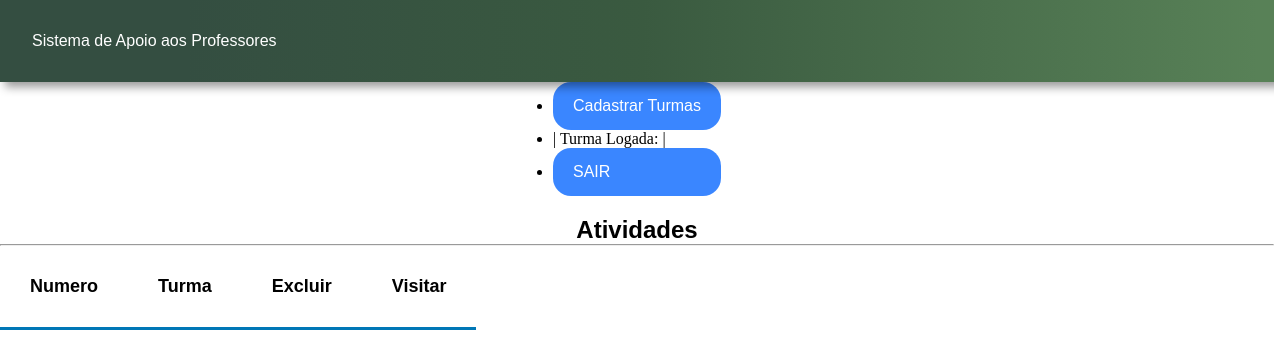
Page /ver_atividades/4 on the earlier database version.
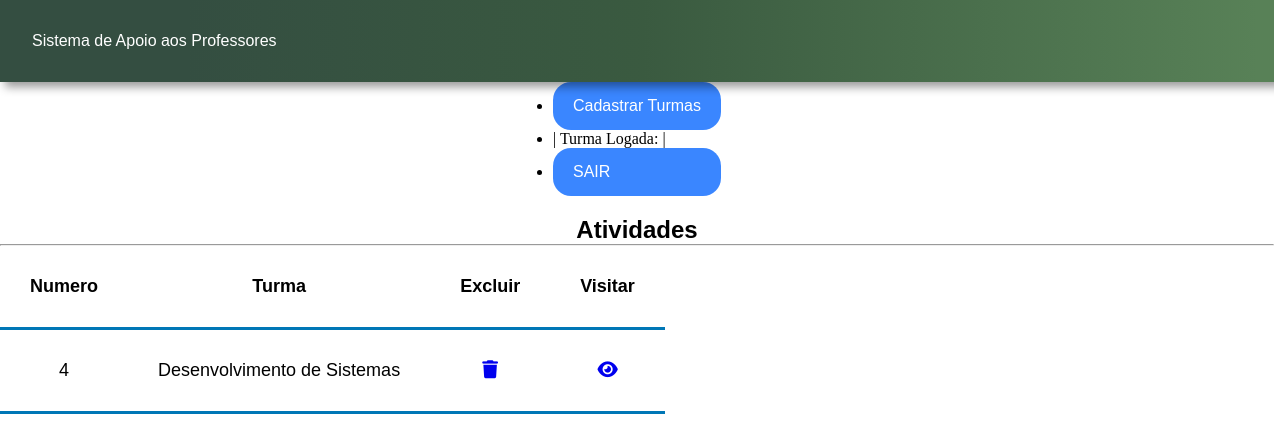
Same page on the later database version.
### App_Escola/models.py (models this page shows, shortened)
class Turma(models.Model):
    nome_turma = models.CharField(max_length=120)
    id_professor = models.ForeignKey(Professor, null=True, on_delete=models.PROTECT)

### App_Escola/views.py (the view)
def ver_atividades(request, id_turma):
    turmas_do_professor = Turma.objects.filter(id=id_turma)
    return render(request, 'Lista_Atividade.html', {
        'turmas_do_professor': turmas_do_professor,
        'id_turma': id_turma,  # Passa o id_turma para o template, se necessário
    })

### App_Escola/templates/Lista_Atividade.html (shortened to what this page needs)
{% load static %}
<!DOCTYPE html>
<html lang="en">
<head>
    <link rel="stylesheet" type="text/css" href="../static/css/cons_turma_lista.css">
</head>
<header class="login">
    <div class="fundo_menu">
        <div class="nome_sistema">
            Sistema de Apoio aos Professores
        </div>
    </div>
</header>
<nav class="menu">
    <ul>
       <li><a href="/cad_turma/{{id_turma_logado}}">Cadastrar Turmas</a></li>
       <li> | Turma Logada: {{turma_logada}} | </a></li>
       <li><a href="../accounts/logout">SAIR</a></li>
    </ul>
</nav>
<body onLoad="login();">
    <div class="principal">
    <div class="container">
        <section class="enquadramento">
            <h1> Atividades</h1>
        </section>
        <hr>
        <table>
            <tr>
                <th>Numero</th>
                <th>Turma</th>
                <th>Excluir</th>
                <th>Visitar</th>
            </tr>
            {% for igs in turmas_do_professor %}
            <tr>
                <td style="text-align:center">{{igs.id}} </td>
                <td>{{igs.nome_turma}}</td>
                <td style="text-align:center"><a href="javascript:valida_excluir({{igs.id}})"><i class="fa-solid fa-trash"></i></a></td>
                <td style="text-align:center"><a href="/ver_atividades?id_turma={{igs.id}}"><i class="fa-solid fa-eye"></i></a></td>
            </tr>
            {% endfor %}
        </table>
    </div>
    </div>
</body>
</html>

Differences in the rows shown:
added Turma: id "4", nome_turma "Desenvolvimento de Sistemas"
